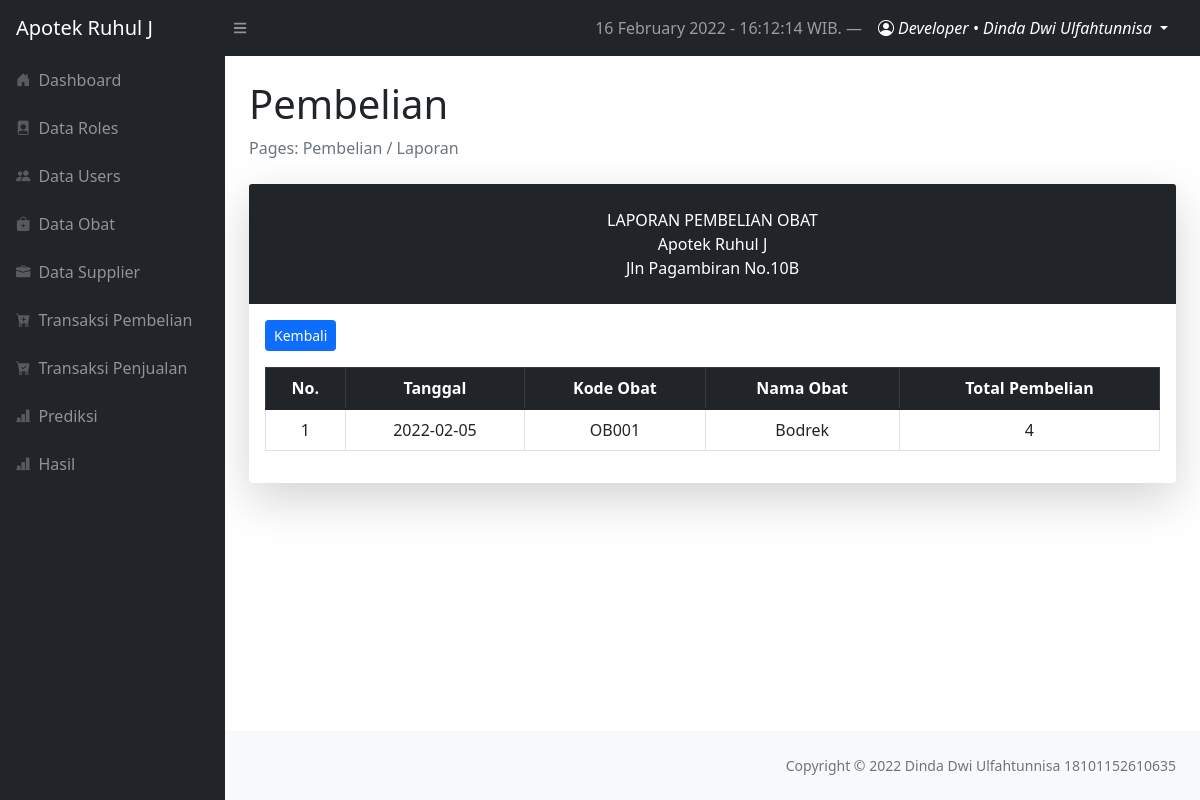
Before: /layouts/dashboard/index.php?page=pembelian/laporan (signed in) with the older database file.
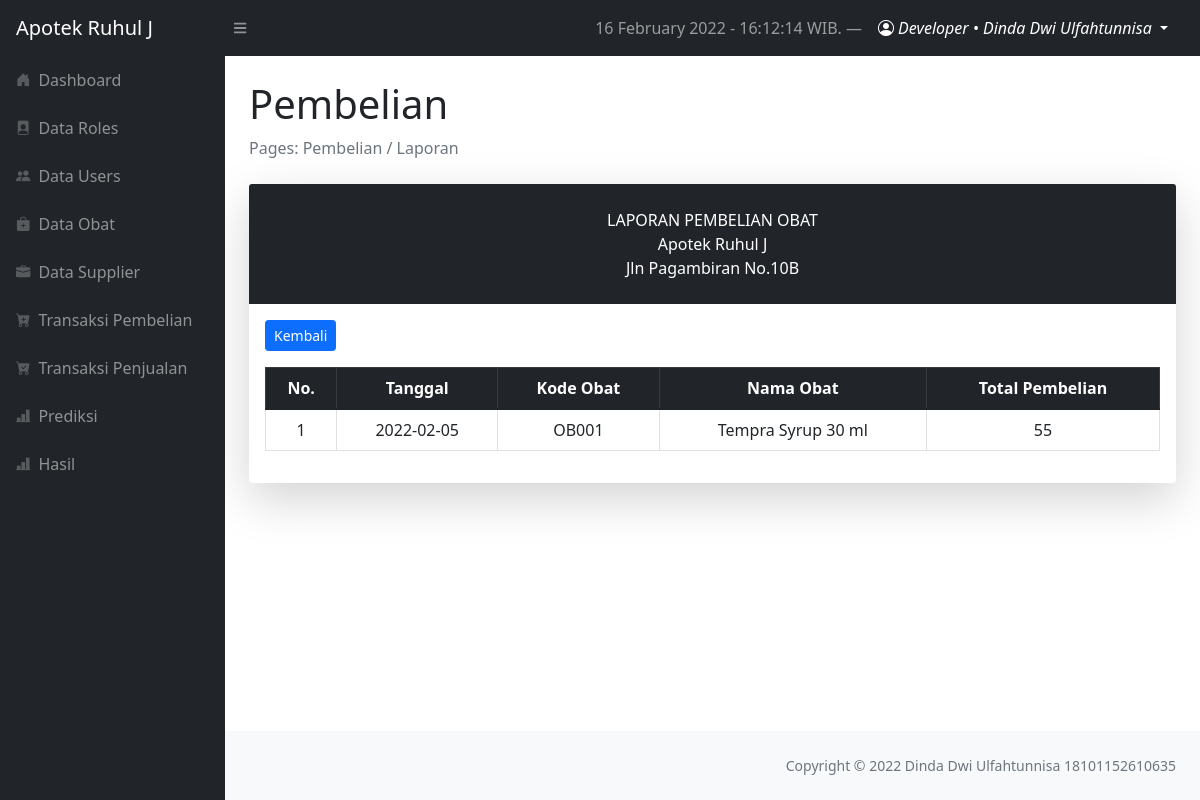
After: the same page with the newer database file.
### tables this page shows
CREATE TABLE `tbl_pembelian` (
  `pembelian_id` int(11) NOT NULL,
  `kode_pembelian` varchar(10) NOT NULL,
  `obat_id` int(11) NOT NULL,
  `kode_obat` varchar(10) NOT NULL,
  `supplier_id` int(11) NOT NULL,
  `bulan` varchar(11) NOT NULL,
  `tahun` year(4) NOT NULL,
  `tgl_pembelian` date NOT NULL,
  `total_pembelian` int(11) NOT NULL
);

CREATE TABLE `tbl_obat` (
  `obat_id` int(11) NOT NULL,
  `kode_obat` varchar(10) NOT NULL,
  `nama_obat` varchar(50) NOT NULL,
  `kedaluwarsa` date NOT NULL,
  `harga_beli` int(11) NOT NULL,
  `harga_jual` int(11) NOT NULL,
  `satuan_obat` varchar(10) NOT NULL,
  `stok` int(11) NOT NULL,
  `supplier_id` int(11) NOT NULL
);

### config/config.php (called while the page is built, shortened)
<?php
$localhost  = "localhost";
$username   = "root";
$password   = "root";
$db         = "forecasting_apotek";
$conn = mysqli_connect($localhost, $username, $password, $db);
function query($query)
{
    global $conn;
    $result = mysqli_query($conn, $query);
    while ($row = mysqli_fetch_assoc($result)) {
        $rows[] = $row;
    }
    return $rows;
}

### layouts/dashboard/pembelian/laporan.php (the view, shortened to what this page needs)
<?php
require '../../config/config.php';
$pembelians = query("SELECT * FROM tbl_pembelian INNER JOIN tbL_obat ON tbl_pembelian.obat_id = tbl_obat.obat_id");
$no = 1;
?>
<main>
    <div class="container-fluid px-4">
        <h1 class="mt-4">Pembelian</h1>
        <ol class="breadcrumb mb-4">
            <li class="breadcrumb-item active">Pages: Pembelian / Laporan</li>
        </ol>
        <div class="card shadow-lg border-0 mb-4">
            <div class="card-header border-0 text-center p-4 bg-dark text-white">
                LAPORAN PEMBELIAN OBAT
                <br>
                Apotek Ruhul J
                <br>
                Jln Pagambiran No.10B
            </div>
            <div class="card-body">
                <a href="?page=pembelian" class="btn btn-sm btn-primary mb-3">Kembali</a>
                <table class="table table-bordered table-hover table-responsive-sm text-center">
                    <thead class="table-dark">
                        <th scope="col">No.</th>
                        <th scope="col">Tanggal</th>
                        <th scope="col">Kode Obat</th>
                        <th scope="col">Nama Obat</th>
                        <th scope="col">Total Pembelian</th>
                    </thead>
                    <tbody>
                        <?php foreach ($pembelians as $pembelian) : ?>
                            <tr>
                                <td><?= $no++; ?></td>
                                <td><?= $pembelian['tgl_pembelian']; ?></td>
                                <td><?= $pembelian['kode_obat']; ?></td>
                                <td><?= $pembelian['nama_obat']; ?></td>
                                <td><?= $pembelian['total_pembelian']; ?></td>
                            </tr>
                        <?php endforeach; ?>
                    </tbody>
                </table>
            </div>
        </div>
</main>

Changed rows visible on the page:
changed tbl_pembelian "OB001": obat.nama_obat "Bodrek" → "Tempra Syrup 30 ml"; total_pembelian "4" → "55"
